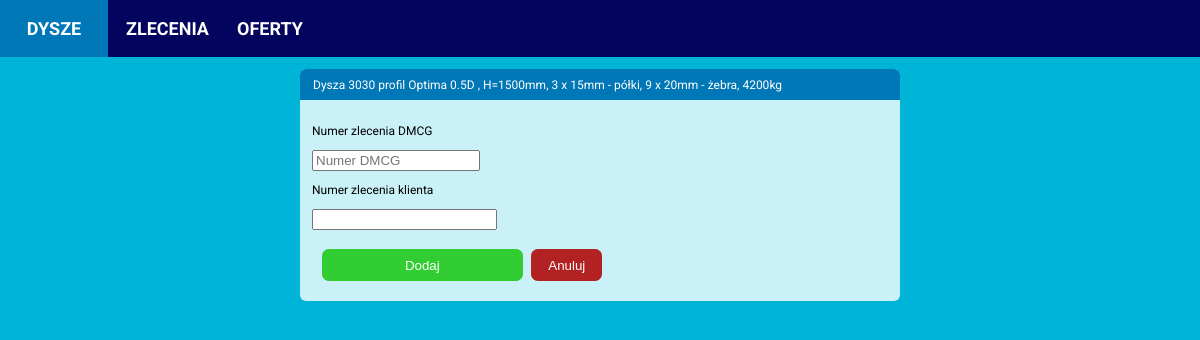
/nozzle/1/add_order, run on the app's committed database.
### calculator/models.py (models this page shows, shortened)
class Nozzle(models.Model):
    PROFILES = (('Optima', 'Optima'),
                ('19A', '19A'),
                )
    INNER_RING_TYPES = (('Complete st. st. inside', 'Wnętrze nierdzewne'),
                        ('St. st. ring inside', 'Pierścień kawitacyjny nierdzewny'),
                        ('Complete steel', 'Wnętrze ze stali zwykłej'),
                        ('St. st. ring and outlet', 'Pierścień kawitacyjny i wylot ze stali nierdzewnej'))
    date_created = models.DateTimeField(auto_now_add=True)
    diameter = models.PositiveIntegerField(null=False, blank=False)
    profile = models.CharField(max_length=32, choices=PROFILES, null=False, blank=False)
    drawing_number = models.CharField(max_length=32, blank=True)
    profile_height = models.PositiveIntegerField(null=False, blank=False)
    inner_ring_type = models.CharField(max_length=32, choices=INNER_RING_TYPES, null=False, blank=False)
    inner_ring_thickness_propeller_zone = models.PositiveIntegerField(null=False, blank=False)
    inner_ring_thickness_inlet_zone = models.PositiveIntegerField(null=False, blank=False)
    inner_ring_thickness_outlet_zone = models.PositiveIntegerField(null=False, blank=False)
    ribs_quantity = models.PositiveIntegerField(null=False, blank=False)
    ribs_thickness = models.PositiveIntegerField(null=False, blank=False)
    segments_quantity = models.PositiveIntegerField(null=False, blank=False)
    segments_thickness = models.PositiveIntegerField(null=False, blank=False)
    has_headbox = models.BooleanField(null=False, blank=False)
    has_outlet_ring = models.BooleanField(null=False, blank=False)
    theoretical_weight = models.PositiveIntegerField(blank=True, default=0)
    real_weight = models.PositiveIntegerField(blank=True, default=0)

### calculator/views.py (the view, shortened to what this page needs)
# urls.py: path('nozzle/<int:nozzle_id>/add_order', add_nozzle_order, name='add_nozzle_order'),
def add_nozzle_order(request, nozzle_id):
    nozzle = Nozzle.objects.get(id=nozzle_id)
    ratio = round((nozzle.profile_height / nozzle.diameter), 1)
    if request.method != 'POST':
        form = OrderForm()
    context = {'form': form,
               'nozzle_id': nozzle.id,
               'nozzle': nozzle,
               'ratio': ratio,
               }
    template = 'calculator/add_nozzle_order.html'
    return render(request, template, context)

### calculator/forms.py
class OrderForm(forms.ModelForm):
    class Meta:
        model = Order
        fields = {'order_client_number', 'order_dmcg_number',}
        labels = {'order_dmcg_number': 'Numer zlecenia DMCG',
                  'order_client_number': 'Numer zlecenia klienta'}
        widgets = {
            'order_dmcg_number': forms.TextInput(attrs={
                'class': "form_control",
                'style': 'width: 12em;',
                'placeholder': 'Numer DMCG'
            })
        }

### calculator/templates/calculator/add_nozzle_order.html (shortened to what this page needs)
{% extends 'calculator/base.html' %}
{% block content %}
<div class="content-main">
  <div class="item-box">
    <div class="item-header-box">
      <p>Dysza {{ nozzle.diameter }}
       profil {{ nozzle.profile }}
      {{ ratio }}D {{ type_name }},
      H={{ nozzle.profile_height }}mm,
      {{ nozzle.segments_quantity}} x {{ nozzle.segments_thickness}}mm - półki,
      {{ nozzle.ribs_quantity}} x {{ nozzle.ribs_thickness}}mm - żebra,
      {{ nozzle.theoretical_weight }}kg</p>
    </div>
    <div>
      <div class="item-details-form">
          <div>
            <form action="{% url 'calculator:add_nozzle_order' nozzle.id %}" method="post">
              <p>Numer zlecenia DMCG</p>
              <p>{{ form.order_dmcg_number }}</p>
              <p>Numer zlecenia klienta</p>
              <p>{{ form.order_client_number }}</p>
              <div class="button-box">
                <button name="submit" class="confirm-btn">Dodaj</button>
                <a href="{% url 'calculator:nozzle_orders' nozzle.id %}"><button class="cancel-btn" type="button">Anuluj</button></a>
              </div>
            </form>
          </div>
      </div>
    </div>
  </div>
</div>
{% endblock content %}

### static/styles.css (style rules this page uses)
body { font-family: Roboto, Arial; font-size: 12px; margin: 0 auto; padding: 0; background-color: #00b4d8; }
.content-main { display: flex; flex-direction: row; background-color: #00b4d8; justify-content: space-between; align-items: flex-start; margin: 0 auto; padding: 0 auto; }
.item-box { min-width: 350px; width: 600px; display: flex; flex-direction: column; background-color: #CAF0F8; border-radius: 0.5em; margin: 1em auto; padding: 0px; }
.item-header-box { display: flex; margin: 0; padding-left: 1em; background-color: #0077b6; height: 2.5em; color: white; border-top-left-radius: 0.5em; border-top-right-radius: 0.5em; border-left: 1px solid #0077b6; border-right: 1px solid #0077b6; border-top: 1px solid #0077b6; align-items: center; }
.item-details-form { display: flex; flex-direction: column; margin: 1em; width: 300px; }
.button-box { display: flex; justify-content: flex-start; align-items: center; margin: 0.125em 0.25em; }
.add-btn, .confirm-btn, .cancel-btn { background-color: limegreen; color: white; border: 1px solid limegreen; border-radius: 0.5em; height: 2rem; padding: 0.5rem 1rem; margin: 0.5em 0.5em; cursor: pointer; }
.confirm-btn { width: 90%; }
.cancel-btn { background-color: firebrick; border: 1px solid firebrick; margin-left: 0.125em; }

### data on the page
Nozzle: diameter "3030", profile "Optima", profile_height "1500", segments_quantity "3", segments_thickness "15", ribs_quantity "9", ribs_thickness "20", theoretical_weight "4200"

### other printed values
{{ ratio }} "0.5"
